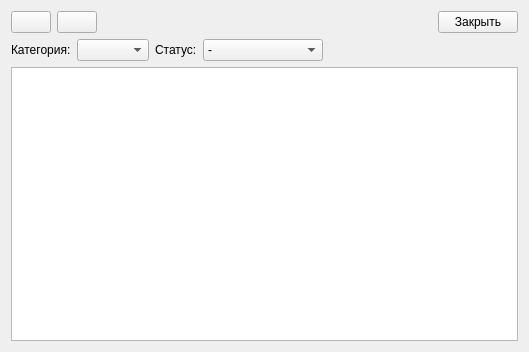
<?xml version="1.0" encoding="UTF-8"?>
<ui version="4.0">
 <class>Request_registry</class>
 <widget class="QWidget" name="Request_registry">
  <property name="geometry">
   <rect>
    <x>0</x>
    <y>0</y>
    <width>529</width>
    <height>352</height>
   </rect>
  </property>
  <property name="windowTitle">
   <string>Form</string>
  </property>
  <layout class="QVBoxLayout" name="verticalLayout">
   <item>
    <layout class="QHBoxLayout" name="horizontalLayout">
     <item>
      <widget class="QPushButton" name="refresh_btn">
       <property name="text">
        <string/>
       </property>
       <property name="icon">
        <iconset theme="QIcon::ThemeIcon::ViewRefresh"/>
       </property>
      </widget>
     </item>
     <item>
      <widget class="QPushButton" name="create_btn">
       <property name="text">
        <string/>
       </property>
       <property name="icon">
        <iconset theme="QIcon::ThemeIcon::ListAdd"/>
       </property>
      </widget>
     </item>
     <item>
      <spacer name="horizontalSpacer">
       <property name="orientation">
        <enum>Qt::Orientation::Horizontal</enum>
       </property>
       <property name="sizeType">
        <enum>QSizePolicy::Policy::Expanding</enum>
       </property>
       <property name="sizeHint" stdset="0">
        <size>
         <width>50</width>
         <height>20</height>
        </size>
       </property>
      </spacer>
     </item>
     <item>
      <widget class="QPushButton" name="close_btn">
       <property name="text">
        <string>Закрыть</string>
       </property>
       <property name="icon">
        <iconset theme="QIcon::ThemeIcon::ApplicationExit"/>
       </property>
      </widget>
     </item>
    </layout>
   </item>
   <item>
    <layout class="QHBoxLayout" name="horizontalLayout_2">
     <item>
      <widget class="QLabel" name="label">
       <property name="sizePolicy">
        <sizepolicy hsizetype="Preferred" vsizetype="Fixed">
         <horstretch>0</horstretch>
         <verstretch>0</verstretch>
        </sizepolicy>
       </property>
       <property name="text">
        <string>Категория:</string>
       </property>
      </widget>
     </item>
     <item>
      <widget class="QComboBox" name="category_combobox"/>
     </item>
     <item>
      <widget class="QLabel" name="label_2">
       <property name="text">
        <string>Статус:</string>
       </property>
      </widget>
     </item>
     <item>
      <widget class="QComboBox" name="comboBox">
       <item>
        <property name="text">
         <string>-</string>
        </property>
       </item>
       <item>
        <property name="text">
         <string>Не согласовано</string>
        </property>
       </item>
       <item>
        <property name="text">
         <string>Согласовано</string>
        </property>
       </item>
       <item>
        <property name="text">
         <string>Отклонено</string>
        </property>
       </item>
       <item>
        <property name="text">
         <string>Выполнено</string>
        </property>
       </item>
      </widget>
     </item>
     <item>
      <spacer name="horizontalSpacer_2">
       <property name="orientation">
        <enum>Qt::Orientation::Horizontal</enum>
       </property>
       <property name="sizeHint" stdset="0">
        <size>
         <width>40</width>
         <height>20</height>
        </size>
       </property>
      </spacer>
     </item>
    </layout>
   </item>
   <item>
    <widget class="QTableView" name="request_list"/>
   </item>
  </layout>
 </widget>
 <resources/>
 <connections/>
</ui>
